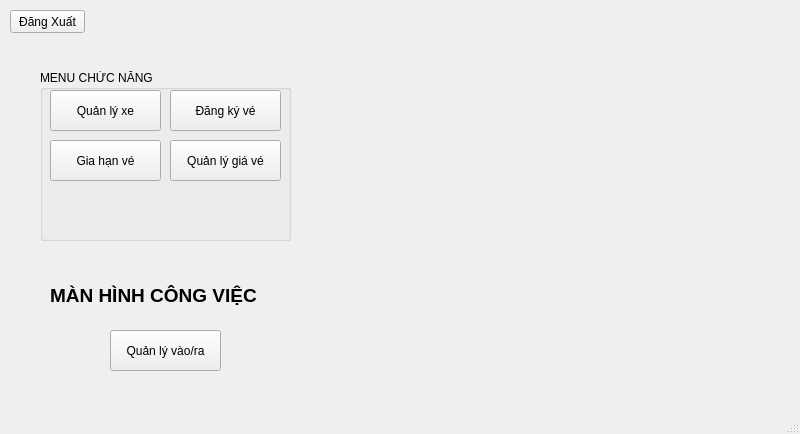
<?xml version="1.0" encoding="UTF-8"?>
<ui version="4.0">
 <class>MainWindow</class>
 <widget class="QMainWindow" name="MainWindow">
  <property name="geometry">
   <rect>
    <x>0</x>
    <y>0</y>
    <width>800</width>
    <height>434</height>
   </rect>
  </property>
  <property name="windowTitle">
   <string>MainWindow</string>
  </property>
  <widget class="QWidget" name="centralwidget">
   <widget class="QLabel" name="lblTenNhanVien">
    <property name="geometry">
     <rect>
      <x>270</x>
      <y>10</y>
      <width>231</width>
      <height>21</height>
     </rect>
    </property>
    <property name="font">
     <font>
      <pointsize>10</pointsize>
     </font>
    </property>
    <property name="text">
     <string/>
    </property>
   </widget>
   <widget class="QPushButton" name="btnDangXuat">
    <property name="geometry">
     <rect>
      <x>10</x>
      <y>10</y>
      <width>75</width>
      <height>23</height>
     </rect>
    </property>
    <property name="text">
     <string>Đăng Xuất</string>
    </property>
   </widget>
   <widget class="QGroupBox" name="groupBox">
    <property name="geometry">
     <rect>
      <x>40</x>
      <y>70</y>
      <width>251</width>
      <height>171</height>
     </rect>
    </property>
    <property name="title">
     <string>MENU CHỨC NĂNG </string>
    </property>
    <widget class="QPushButton" name="btnQuanLyXe">
     <property name="geometry">
      <rect>
       <x>10</x>
       <y>20</y>
       <width>111</width>
       <height>41</height>
      </rect>
     </property>
     <property name="text">
      <string>Quản lý xe</string>
     </property>
    </widget>
    <widget class="QPushButton" name="btnDangKiVe">
     <property name="geometry">
      <rect>
       <x>130</x>
       <y>20</y>
       <width>111</width>
       <height>41</height>
      </rect>
     </property>
     <property name="text">
      <string>Đăng ký vé</string>
     </property>
    </widget>
    <widget class="QPushButton" name="btnGiaHanVe">
     <property name="geometry">
      <rect>
       <x>10</x>
       <y>70</y>
       <width>111</width>
       <height>41</height>
      </rect>
     </property>
     <property name="text">
      <string>Gia hạn vé</string>
     </property>
    </widget>
    <widget class="QPushButton" name="btnQuanLyVe">
     <property name="geometry">
      <rect>
       <x>130</x>
       <y>70</y>
       <width>111</width>
       <height>41</height>
      </rect>
     </property>
     <property name="text">
      <string>Quản lý giá vé</string>
     </property>
    </widget>
   </widget>
   <widget class="QPushButton" name="btnQuanLyVaoRa">
    <property name="geometry">
     <rect>
      <x>110</x>
      <y>330</y>
      <width>111</width>
      <height>41</height>
     </rect>
    </property>
    <property name="text">
     <string>Quản lý vào/ra</string>
    </property>
   </widget>
   <widget class="QLabel" name="label_2">
    <property name="geometry">
     <rect>
      <x>50</x>
      <y>270</y>
      <width>231</width>
      <height>51</height>
     </rect>
    </property>
    <property name="font">
     <font>
      <pointsize>14</pointsize>
      <weight>75</weight>
      <bold>true</bold>
     </font>
    </property>
    <property name="text">
     <string>MÀN HÌNH CÔNG VIỆC</string>
    </property>
   </widget>
  </widget>
  <widget class="QMenuBar" name="menubar">
   <property name="geometry">
    <rect>
     <x>0</x>
     <y>0</y>
     <width>800</width>
     <height>21</height>
    </rect>
   </property>
  </widget>
  <widget class="QStatusBar" name="statusbar"/>
 </widget>
 <resources/>
 <connections/>
</ui>
